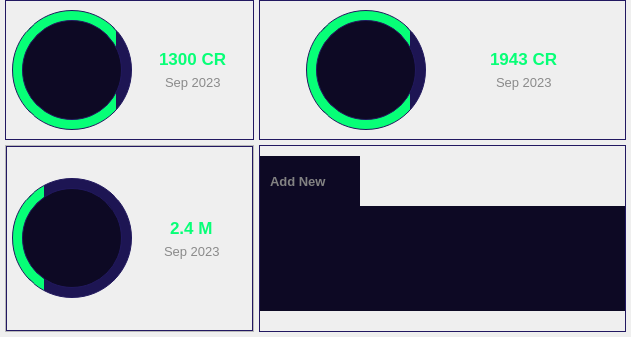
            <widget class="QFrame" name="frame_15">
             <property name="frameShape">
              <enum>QFrame::NoFrame</enum>
             </property>
             <property name="frameShadow">
              <enum>QFrame::Raised</enum>
             </property>
             <layout class="QGridLayout" name="gridLayout">
              <property name="leftMargin">
               <number>5</number>
              </property>
              <property name="topMargin">
               <number>0</number>
              </property>
              <property name="rightMargin">
               <number>5</number>
              </property>
              <property name="bottomMargin">
               <number>5</number>
              </property>
              <property name="spacing">
               <number>5</number>
              </property>
              <item row="0" column="0">
               <widget class="QFrame" name="frame_35">
                <property name="styleSheet">
                 <string notr="true">border: 1px solid rgb(34, 24, 97);</string>
                </property>
                <property name="frameShape">
                 <enum>QFrame::NoFrame</enum>
                </property>
                <property name="frameShadow">
                 <enum>QFrame::Raised</enum>
                </property>
                <layout class="QHBoxLayout" name="horizontalLayout_19">
                 <property name="spacing">
                  <number>5</number>
                 </property>
                 <property name="leftMargin">
                  <number>5</number>
                 </property>
                 <property name="topMargin">
                  <number>0</number>
                 </property>
                 <property name="rightMargin">
                  <number>5</number>
                 </property>
                 <property name="bottomMargin">
                  <number>0</number>
                 </property>
                 <item alignment="Qt::AlignHCenter|Qt::AlignVCenter">
                  <widget class="QFrame" name="frame_30">
                   <property name="minimumSize">
                    <size>
                     <width>120</width>
                     <height>120</height>
                    </size>
                   </property>
                   <property name="maximumSize">
                    <size>
                     <width>120</width>
                     <height>120</height>
                    </size>
                   </property>
                   <property name="styleSheet">
                    <string notr="true">background-color: qlineargradient(spread:pad, x1:0, y1:0, x2:1, y2:0, stop:0.867 rgba(7, 255, 119, 1), stop:0.869 rgba(29, 21, 83, 1));
border: 1px solid rgb(33, 24, 94);
border-radius: 60;</string>
                   </property>
                   <property name="frameShape">
                    <enum>QFrame::NoFrame</enum>
                   </property>
                   <property name="frameShadow">
                    <enum>QFrame::Raised</enum>
                   </property>
                   <layout class="QHBoxLayout" name="horizontalLayout_18">
                    <item alignment="Qt::AlignHCenter">
                     <widget class="QFrame" name="frame_31">
                      <property name="minimumSize">
                       <size>
                        <width>100</width>
                        <height>100</height>
                       </size>
                      </property>
                      <property name="maximumSize">
                       <size>
                        <width>130</width>
                        <height>130</height>
                       </size>
                      </property>
                      <property name="styleSheet">
                       <string notr="true">background-color: rgb(13, 9, 36);
border: 1px solid rgb(33, 24, 94);
border-radius: 50px;</string>
                      </property>
                      <property name="frameShape">
                       <enum>QFrame::NoFrame</enum>
                      </property>
                      <property name="frameShadow">
                       <enum>QFrame::Raised</enum>
                      </property>
                      <layout class="QHBoxLayout" name="horizontalLayout_30">
                       <item>
                        <widget class="QFrame" name="frame_36">
                         <property name="minimumSize">
                          <size>
                           <width>50</width>
                           <height>50</height>
                          </size>
                         </property>
                         <property name="maximumSize">
                          <size>
                           <width>50</width>
                           <height>50</height>
                          </size>
                         </property>
                         <property name="styleSheet">
                          <string notr="true">QFrame {
	image: url(:/newPrefix/icons/money-hand.svg);
	border: none;
	border-radius: 25;
}</string>
                         </property>
                         <property name="frameShape">
                          <enum>QFrame::NoFrame</enum>
                         </property>
                         <property name="frameShadow">
                          <enum>QFrame::Raised</enum>
                         </property>
                        </widget>
                       </item>
                      </layout>
                     </widget>
                    </item>
                   </layout>
                  </widget>
                 </item>
                 <item alignment="Qt::AlignVCenter">
                  <widget class="QFrame" name="frame_37">
                   <property name="minimumSize">
                    <size>
                     <width>110</width>
                     <height>0</height>
                    </size>
                   </property>
                   <property name="maximumSize">
                    <size>
                     <width>110</width>
                     <height>16777215</height>
                    </size>
                   </property>
                   <property name="styleSheet">
                    <string notr="true">border: none;</string>
                   </property>
                   <property name="frameShape">
                    <enum>QFrame::NoFrame</enum>
                   </property>
                   <property name="frameShadow">
                    <enum>QFrame::Raised</enum>
                   </property>
                   <layout class="QVBoxLayout" name="verticalLayout_16">
                    <item alignment="Qt::AlignHCenter|Qt::AlignVCenter">
                     <widget class="QLabel" name="label_22">
                      <property name="font">
                       <font>
                        <pointsize>13</pointsize>
                        <weight>75</weight>
                        <bold>true</bold>
                       </font>
                      </property>
                      <property name="styleSheet">
                       <string notr="true">color: rgb(7, 255, 119);</string>
                      </property>
                      <property name="text">
                       <string>1300 CR</string>
                      </property>
                     </widget>
                    </item>
                    <item alignment="Qt::AlignHCenter|Qt::AlignVCenter">
                     <widget class="QLabel" name="label_21">
                      <property name="font">
                       <font>
                        <pointsize>10</pointsize>
                        <weight>50</weight>
                        <bold>false</bold>
                       </font>
                      </property>
                      <property name="styleSheet">
                       <string notr="true">color: rgb(138, 138, 138);</string>
                      </property>
                      <property name="text">
                       <string>&lt;html&gt;&lt;head/&gt;&lt;body&gt;&lt;p&gt;Sep 2023&lt;/p&gt;&lt;/body&gt;&lt;/html&gt;</string>
                      </property>
                     </widget>
                    </item>
                   </layout>
                  </widget>
                 </item>
                </layout>
               </widget>
              </item>
              <item row="0" column="1">
               <widget class="QFrame" name="frame_18">
                <property name="styleSheet">
                 <string notr="true"/>
                </property>
                <property name="frameShape">
                 <enum>QFrame::NoFrame</enum>
                </property>
                <property name="frameShadow">
                 <enum>QFrame::Raised</enum>
                </property>
                <layout class="QHBoxLayout" name="horizontalLayout_25">
                 <property name="spacing">
                  <number>0</number>
                 </property>
                 <property name="leftMargin">
                  <number>0</number>
                 </property>
                 <property name="topMargin">
                  <number>0</number>
                 </property>
                 <property name="rightMargin">
                  <number>0</number>
                 </property>
                 <property name="bottomMargin">
                  <number>0</number>
                 </property>
                 <item>
                  <widget class="QFrame" name="frame_38">
                   <property name="styleSheet">
                    <string notr="true">border: 1px solid rgb(34, 24, 97);</string>
                   </property>
                   <property name="frameShape">
                    <enum>QFrame::NoFrame</enum>
                   </property>
                   <property name="frameShadow">
                    <enum>QFrame::Raised</enum>
                   </property>
                   <layout class="QHBoxLayout" name="horizontalLayout_24">
                    <item>
                     <widget class="QFrame" name="frame_42">
                      <property name="minimumSize">
                       <size>
                        <width>120</width>
                        <height>120</height>
                       </size>
                      </property>
                      <property name="maximumSize">
                       <size>
                        <width>120</width>
                        <height>120</height>
                       </size>
                      </property>
                      <property name="styleSheet">
                       <string notr="true">background-color: qlineargradient(spread:pad, x1:0, y1:0, x2:1, y2:0, stop:0.867 rgba(7, 255, 119, 1), stop:0.869 rgba(29, 21, 83, 1));
border: 1px solid rgb(33, 24, 94);
border-radius: 60;</string>
                      </property>
                      <property name="frameShape">
                       <enum>QFrame::NoFrame</enum>
                      </property>
                      <property name="frameShadow">
                       <enum>QFrame::Raised</enum>
                      </property>
                      <layout class="QHBoxLayout" name="horizontalLayout_23">
                       <item alignment="Qt::AlignHCenter">
                        <widget class="QFrame" name="frame_43">
                         <property name="minimumSize">
                          <size>
                           <width>100</width>
                           <height>100</height>
                          </size>
                         </property>
                         <property name="maximumSize">
                          <size>
                           <width>130</width>
                           <height>130</height>
                          </size>
                         </property>
                         <property name="styleSheet">
                          <string notr="true">background-color: rgb(13, 9, 36);
border: 1px solid rgb(33, 24, 94);
border-radius: 50px;</string>
                         </property>
                         <property name="frameShape">
                          <enum>QFrame::NoFrame</enum>
                         </property>
                         <property name="frameShadow">
                          <enum>QFrame::Raised</enum>
                         </property>
                         <layout class="QHBoxLayout" name="horizontalLayout_31">
                          <item>
                           <widget class="QFrame" name="frame_44">
                            <property name="minimumSize">
                             <size>
                              <width>50</width>
                              <height>50</height>
                             </size>
                            </property>
                            <property name="maximumSize">
                             <size>
                              <width>50</width>
                              <height>50</height>
                             </size>
                            </property>
                            <property name="styleSheet">
                             <string notr="true">QFrame {
	border: none;
	image: url(:/newPrefix/icons/euro_money.svg);
	border-radius: 25;
}</string>
                            </property>
                            <property name="frameShape">
                             <enum>QFrame::NoFrame</enum>
                            </property>
                            <property name="frameShadow">
                             <enum>QFrame::Raised</enum>
                            </property>
                           </widget>
                          </item>
                         </layout>
                        </widget>
                       </item>
                      </layout>
                     </widget>
                    </item>
                    <item alignment="Qt::AlignVCenter">
                     <widget class="QFrame" name="frame_41">
                      <property name="minimumSize">
                       <size>
                        <width>110</width>
                        <height>0</height>
                       </size>
                      </property>
                      <property name="maximumSize">
                       <size>
                        <width>110</width>
                        <height>16777215</height>
                       </size>
                      </property>
                      <property name="styleSheet">
                       <string notr="true">border: none;</string>
                      </property>
                      <property name="frameShape">
                       <enum>QFrame::NoFrame</enum>
                      </property>
                      <property name="frameShadow">
                       <enum>QFrame::Raised</enum>
                      </property>
                      <layout class="QVBoxLayout" name="verticalLayout_17">
                       <item alignment="Qt::AlignHCenter|Qt::AlignVCenter">
                        <widget class="QLabel" name="label_23">
                         <property name="font">
                          <font>
                           <pointsize>13</pointsize>
                           <weight>75</weight>
                           <bold>true</bold>
                          </font>
                         </property>
                         <property name="styleSheet">
                          <string notr="true">color: rgb(7, 255, 119);</string>
                         </property>
                         <property name="text">
                          <string>1943 CR</string>
                         </property>
                        </widget>
                       </item>
                       <item alignment="Qt::AlignHCenter|Qt::AlignVCenter">
                        <widget class="QLabel" name="label_24">
                         <property name="font">
                          <font>
                           <pointsize>10</pointsize>
                           <weight>50</weight>
                           <bold>false</bold>
                          </font>
                         </property>
                         <property name="styleSheet">
                          <string notr="true">color: rgb(138, 138, 138);</string>
                         </property>
                         <property name="text">
                          <string>&lt;html&gt;&lt;head/&gt;&lt;body&gt;&lt;p&gt;Sep 2023&lt;/p&gt;&lt;/body&gt;&lt;/html&gt;</string>
                         </property>
                        </widget>
                       </item>
                      </layout>
                     </widget>
                    </item>
                   </layout>
                  </widget>
                 </item>
                </layout>
               </widget>
              </item>
              <item row="1" column="0">
               <widget class="QFrame" name="frame_17">
                <property name="styleSheet">
                 <string notr="true"/>
                </property>
                <property name="frameShape">
                 <enum>QFrame::StyledPanel</enum>
                </property>
                <property name="frameShadow">
                 <enum>QFrame::Raised</enum>
                </property>
                <layout class="QHBoxLayout" name="horizontalLayout_28">
                 <property name="spacing">
                  <number>0</number>
                 </property>
                 <property name="leftMargin">
                  <number>0</number>
                 </property>
                 <property name="topMargin">
                  <number>0</number>
                 </property>
                 <property name="rightMargin">
                  <number>0</number>
                 </property>
                 <property name="bottomMargin">
                  <number>0</number>
                 </property>
                 <item>
                  <widget class="QFrame" name="frame_45">
                   <property name="styleSheet">
                    <string notr="true">border: 1px solid rgb(34, 24, 97);</string>
                   </property>
                   <property name="frameShape">
                    <enum>QFrame::NoFrame</enum>
                   </property>
                   <property name="frameShadow">
                    <enum>QFrame::Raised</enum>
                   </property>
                   <layout class="QHBoxLayout" name="horizontalLayout_26">
                    <property name="spacing">
                     <number>5</number>
                    </property>
                    <property name="leftMargin">
                     <number>5</number>
                    </property>
                    <property name="topMargin">
                     <number>0</number>
                    </property>
                    <property name="rightMargin">
                     <number>5</number>
                    </property>
                    <property name="bottomMargin">
                     <number>0</number>
                    </property>
                    <item alignment="Qt::AlignHCenter|Qt::AlignVCenter">
                     <widget class="QFrame" name="frame_46">
                      <property name="minimumSize">
                       <size>
                        <width>120</width>
                        <height>120</height>
                       </size>
                      </property>
                      <property name="maximumSize">
                       <size>
                        <width>120</width>
                        <height>120</height>
                       </size>
                      </property>
                      <property name="styleSheet">
                       <string notr="true">background-color: qlineargradient(spread:pad, x1:0, y1:0, x2:1, y2:0, stop:0.267 rgba(7, 255, 119, 1), stop:0.269 rgba(29, 21, 83, 1));
border: 1px solid rgb(33, 24, 94);
border-radius: 60;</string>
                      </property>
                      <property name="frameShape">
                       <enum>QFrame::NoFrame</enum>
                      </property>
                      <property name="frameShadow">
                       <enum>QFrame::Raised</enum>
                      </property>
                      <layout class="QHBoxLayout" name="horizontalLayout_27">
                       <property name="spacing">
                        <number>0</number>
                       </property>
                       <property name="leftMargin">
                        <number>0</number>
                       </property>
                       <property name="topMargin">
                        <number>0</number>
                       </property>
                       <property name="rightMargin">
                        <number>0</number>
                       </property>
                       <property name="bottomMargin">
                        <number>0</number>
                       </property>
                       <item alignment="Qt::AlignHCenter">
                        <widget class="QFrame" name="frame_47">
                         <property name="minimumSize">
                          <size>
                           <width>100</width>
                           <height>100</height>
                          </size>
                         </property>
                         <property name="maximumSize">
                          <size>
                           <width>100</width>
                           <height>100</height>
                          </size>
                         </property>
                         <property name="styleSheet">
                          <string notr="true">background-color: rgb(13, 9, 36);
border: 1px solid rgb(33, 24, 94);
border-radius: 50px;</string>
                         </property>
                         <property name="frameShape">
                          <enum>QFrame::NoFrame</enum>
                         </property>
                         <property name="frameShadow">
                          <enum>QFrame::Raised</enum>
                         </property>
                         <layout class="QHBoxLayout" name="horizontalLayout_29">
                          <property name="spacing">
                           <number>0</number>
                          </property>
                          <property name="leftMargin">
                           <number>0</number>
                          </property>
                          <property name="topMargin">
                           <number>0</number>
                          </property>
                          <property name="rightMargin">
                           <number>0</number>
                          </property>
                          <property name="bottomMargin">
                           <number>0</number>
                          </property>
                          <item>
                           <widget class="QFrame" name="frame_48">
                            <property name="minimumSize">
                             <size>
                              <width>50</width>
                              <height>50</height>
                             </size>
                            </property>
                            <property name="maximumSize">
                             <size>
                              <width>50</width>
                              <height>50</height>
                             </size>
                            </property>
                            <property name="styleSheet">
                             <string notr="true">QFrame {
	image: url(:/newPrefix/icons/account.svg);
	border: none;
	border-radius: 25;
}</string>
                            </property>
                            <property name="frameShape">
                             <enum>QFrame::NoFrame</enum>
                            </property>
                            <property name="frameShadow">
                             <enum>QFrame::Raised</enum>
                            </property>
                           </widget>
                          </item>
                         </layout>
                        </widget>
                       </item>
                      </layout>
                     </widget>
                    </item>
                    <item alignment="Qt::AlignVCenter">
                     <widget class="QFrame" name="frame_49">
                      <property name="minimumSize">
                       <size>
                        <width>110</width>
                        <height>0</height>
                       </size>
                      </property>
                      <property name="maximumSize">
                       <size>
                        <width>110</width>
                        <height>16777215</height>
                       </size>
                      </property>
                      <property name="styleSheet">
                       <string notr="true">border: none;</string>
                      </property>
                      <property name="frameShape">
                       <enum>QFrame::NoFrame</enum>
                      </property>
                      <property name="frameShadow">
                       <enum>QFrame::Raised</enum>
                      </property>
                      <layout class="QVBoxLayout" name="verticalLayout_18">
                       <item alignment="Qt::AlignHCenter|Qt::AlignVCenter">
                        <widget class="QLabel" name="label_25">
                         <property name="font">
                          <font>
                           <pointsize>13</pointsize>
                           <weight>75</weight>
                           <bold>true</bold>
                          </font>
                         </property>
                         <property name="styleSheet">
                          <string notr="true">color: rgb(7, 255, 119);</string>
                         </property>
                         <property name="text">
                          <string>2.4 M</string>
                         </property>
                        </widget>
                       </item>
                       <item alignment="Qt::AlignHCenter|Qt::AlignVCenter">
                        <widget class="QLabel" name="label_26">
                         <property name="font">
                          <font>
                           <pointsize>10</pointsize>
                           <weight>50</weight>
                           <bold>false</bold>
                          </font>
                         </property>
                         <property name="styleSheet">
                          <string notr="true">color: rgb(138, 138, 138);</string>
                         </property>
                         <property name="text">
                          <string>&lt;html&gt;&lt;head/&gt;&lt;body&gt;&lt;p&gt;Sep 2023&lt;/p&gt;&lt;/body&gt;&lt;/html&gt;</string>
                         </property>
                        </widget>
                       </item>
                      </layout>
                     </widget>
                    </item>
                   </layout>
                  </widget>
                 </item>
                </layout>
               </widget>
              </item>
              <item row="1" column="1">
               <widget class="QFrame" name="frame_19">
                <property name="styleSheet">
                 <string notr="true">border: 1px solid rgb(34, 24, 97);</string>
                </property>
                <property name="frameShape">
                 <enum>QFrame::NoFrame</enum>
                </property>
                <property name="frameShadow">
                 <enum>QFrame::Raised</enum>
                </property>
                <layout class="QVBoxLayout" name="verticalLayout_19">
                 <property name="spacing">
                  <number>0</number>
                 </property>
                 <property name="leftMargin">
                  <number>0</number>
                 </property>
                 <property name="topMargin">
                  <number>10</number>
                 </property>
                 <property name="rightMargin">
                  <number>0</number>
                 </property>
                 <property name="bottomMargin">
                  <number>20</number>
                 </property>
                 <item>
                  <widget class="QPushButton" name="pushButton_9">
                   <property name="minimumSize">
                    <size>
                     <width>100</width>
                     <height>50</height>
                    </size>
                   </property>
                   <property name="maximumSize">
                    <size>
                     <width>100</width>
                     <height>50</height>
                    </size>
                   </property>
                   <property name="font">
                    <font>
                     <pointsize>10</pointsize>
                     <weight>75</weight>
                     <bold>true</bold>
                    </font>
                   </property>
                   <property name="styleSheet">
                    <string notr="true">color: rgb(130, 130, 130);
border: none;
text-align: left;
padding-left: 10px;
background-color: rgb(13, 9, 36);</string>
                   </property>
                   <property name="text">
                    <string>Add New</string>
                   </property>
                   <property name="icon">
                    <iconset resource="krish.qrc">
                     <normaloff>:/newPrefix/icons/plus.svg</normaloff>:/newPrefix/icons/plus.svg</iconset>
                   </property>
                   <property name="iconSize">
                    <size>
                     <width>25</width>
                     <height>25</height>
                    </size>
                   </property>
                  </widget>
                 </item>
                 <item>
                  <widget class="QPushButton" name="pushButton_10">
                   <property name="minimumSize">
                    <size>
                     <width>365</width>
                     <height>105</height>
                    </size>
                   </property>
                   <property name="maximumSize">
                    <size>
                     <width>22222</width>
                     <height>22222</height>
                    </size>
                   </property>
                   <property name="font">
                    <font>
                     <pointsize>10</pointsize>
                     <weight>75</weight>
                     <bold>true</bold>
                    </font>
                   </property>
                   <property name="styleSheet">
                    <string notr="true">color: rgb(130, 130, 130);
border: none;
text-align: center;
padding-left: 10px;
background-color: rgb(13, 9, 36);
image-size: 10px;</string>
                   </property>
                   <property name="text">
                    <string/>
                   </property>
                   <property name="icon">
                    <iconset resource="krish.qrc">
                     <normaloff>:/newPrefix/icons/plus.svg</normaloff>:/newPrefix/icons/plus.svg</iconset>
                   </property>
                   <property name="iconSize">
                    <size>
                     <width>70</width>
                     <height>70</height>
                    </size>
                   </property>
                   <property name="checkable">
                    <bool>false</bool>
                   </property>
                  </widget>
                 </item>
                </layout>
               </widget>
              </item>
             </layout>
            </widget>
